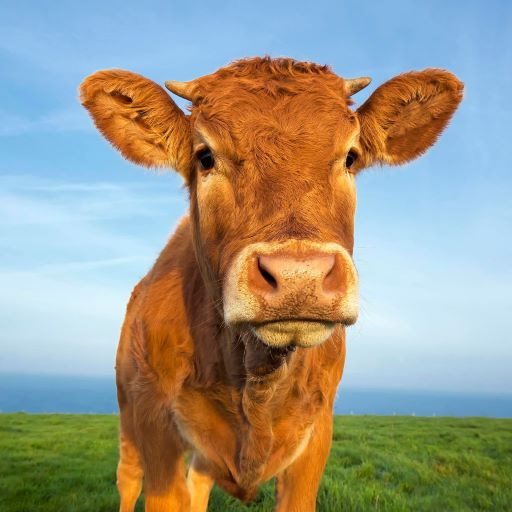
#> input picture Paper/Gambar Sample/sapi.jpg, 512 x 512 px
$ jupyter execute --allow-errors 'codingan paper.ipynb'   (older library calls are emulated)
#> lines starting #> are read from the running program, lines starting #| are printed output that depends on the picture; long printed decimals are rounded
[cell 1]
import cv2

def convert_rgb_to_hsv(image_rgb):
    image_hsv = cv2.cvtColor(image_rgb, cv2.COLOR_RGB2HSV)
    return image_hsv

# Contoh penggunaan
image_path = 'Gambar Sample/sapi.jpg'
image = cv2.imread(image_path)
#> image is the input picture: shape (512, 512, 3); mean B, G, R 135.6, 152.1, 156
image_rgb = cv2.cvtColor(image, cv2.COLOR_BGR2RGB)
image_hsv = convert_rgb_to_hsv(image_rgb)
#> in convert_rgb_to_hsv, `image_hsv = cv2.cvtColor(image_rgb, cv2.COLOR_RGB2HSV)`: image_hsv: shape (512, 512, 3); mean H, S, V 60.3, 136.7, 195.1

# Menampilkan gambar asli dan hasil konversi
#> (the rest of this cell did not finish here and is left out)

[cell 2]
from PIL import Image
from io import BytesIO
import numpy as np

def compress_image(image, quality):
#> called with quality = 50
    buffer = BytesIO()
    image.save(buffer, format="JPEG", quality=quality)
    compressed_image = Image.open(buffer)
    return np.array(compressed_image)

# Contoh penggunaan
image_pil = Image.fromarray(image_rgb)
compressed_image_50 = compress_image(image_pil, 50)

[cell 3]
from skimage.metrics import peak_signal_noise_ratio as psnr
from skimage.metrics import structural_similarity as ssim

def calculate_metrics(original, compressed):
    original_gray = cv2.cvtColor(original, cv2.COLOR_RGB2GRAY)
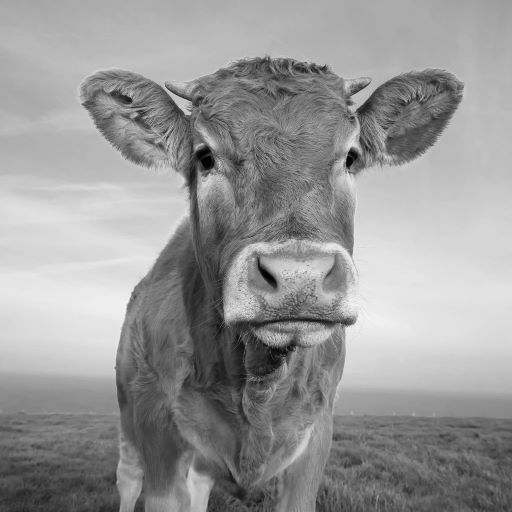
#> original_gray: shape (512, 512); min 0, max 250, mean 151.4
    compressed_gray = cv2.cvtColor(compressed, cv2.COLOR_RGB2GRAY)
    psnr_value = psnr(original_gray, compressed_gray)
#> psnr_value = 35.13
    ssim_value = ssim(original_gray, compressed_gray)
#> ssim_value = 0.945
    return psnr_value, ssim_value

# Contoh penggunaan
psnr_value, ssim_value = calculate_metrics(image_rgb, compressed_image_50)
#> psnr_value = 35.13; ssim_value = 0.945
print(f"PSNR: {psnr_value}, SSIM: {ssim_value}")
#| PSNR: 35.126, SSIM: 0.9449

[cell 4]
import cv2
import numpy as np
from PIL import Image
from io import BytesIO
import matplotlib.pyplot as plt
from skimage.metrics import peak_signal_noise_ratio as psnr
from skimage.metrics import structural_similarity as ssim

def convert_rgb_to_hsv(image):
    return cv2.cvtColor(image, cv2.COLOR_RGB2HSV)

def compress_image(image, quality):
    buffer = BytesIO()
    image.save(buffer, format="JPEG", quality=quality)
    compressed_image = Image.open(buffer)
    return np.array(compressed_image)

def calculate_metrics(original, compressed):
    original_gray = cv2.cvtColor(original, cv2.COLOR_RGB2GRAY)
    compressed_gray = cv2.cvtColor(compressed, cv2.COLOR_RGB2GRAY)
    psnr_value = psnr(original_gray, compressed_gray)
    ssim_value = ssim(original_gray, compressed_gray)
    return psnr_value, ssim_value

# Contoh penggunaan
image_path = 'Gambar Sample/semangka.jpg'
image = cv2.imread(image_path)
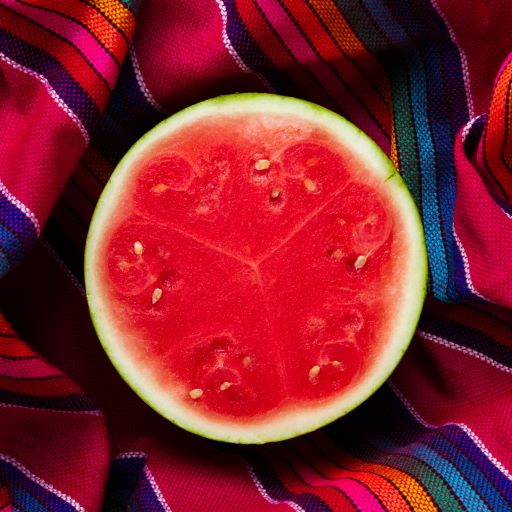
#> input picture Paper/Gambar Sample/semangka.jpg, 512 x 512 px
#> image is the input picture: shape (512, 512, 3); mean B, G, R 44.9, 32.4, 132.9
image_rgb = cv2.cvtColor(image, cv2.COLOR_BGR2RGB)

# Konversi ke HSV
image_hsv = convert_rgb_to_hsv(image_rgb)
#> in convert_rgb_to_hsv, `return cv2.cvtColor(image, cv2.COLOR_RGB2HSV)`: returned value: shape (512, 512, 3); mean H, S, V 126.4, 218.9, 137.3

# Kompresi dengan kualitas 50%
compressed_rgb = compress_image(Image.fromarray(image_rgb), 50)
compressed_hsv = compress_image(Image.fromarray(image_hsv), 50)
#> call 2 of compress_image, with quality = 50
#> in compress_image (call 2), `compressed_image = Image.open(buffer)`:
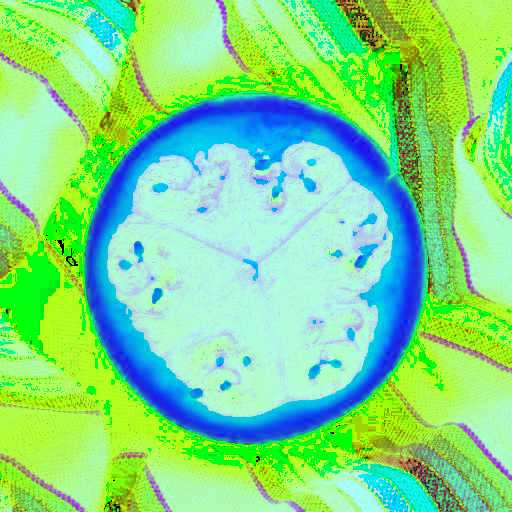
#> compressed_image: PIL image 512x512 RGB; mean R, G, B 126.8, 218.2, 137.7

# Evaluasi kualitas
psnr_rgb, ssim_rgb = calculate_metrics(image_rgb, compressed_rgb)
#> in calculate_metrics, `original_gray = cv2.cvtColor(original, cv2.COLOR_RGB2GRAY)`:
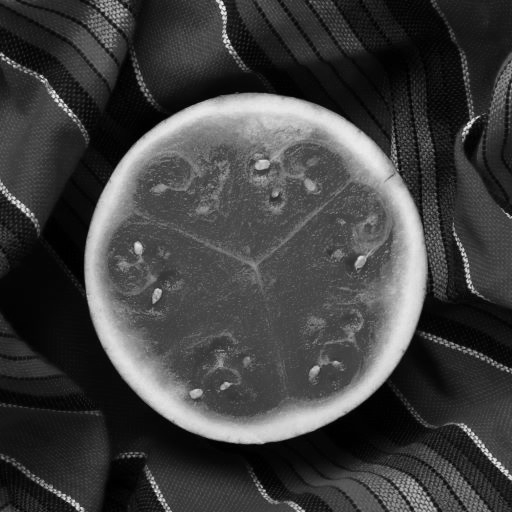
#> original_gray: shape (512, 512); min 0, max 241, mean 63.8
#> in calculate_metrics, `psnr_value = psnr(original_gray, compressed_gray)`: psnr_value = 34.35
#> in calculate_metrics, `ssim_value = ssim(original_gray, compressed_gray)`: ssim_value = 0.914
#> psnr_rgb = 34.35; ssim_rgb = 0.914
psnr_hsv, ssim_hsv = calculate_metrics(image_rgb, cv2.cvtColor(compressed_hsv, cv2.COLOR_HSV2RGB))
#> in calculate_metrics (call 2), `compressed_gray = cv2.cvtColor(compressed, cv2.COLOR_RGB2GRAY)`:
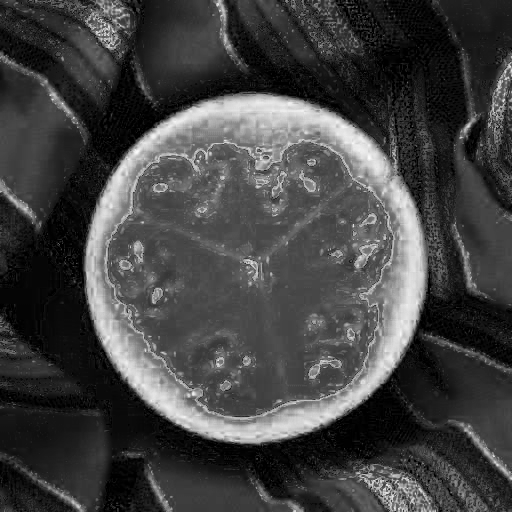
#> compressed_gray: shape (512, 512); min 0, max 252, mean 66.6
#> in calculate_metrics (call 2), `compressed_gray = cv2.cvtColor(compressed, cv2.COLOR_RGB2GRAY)`:
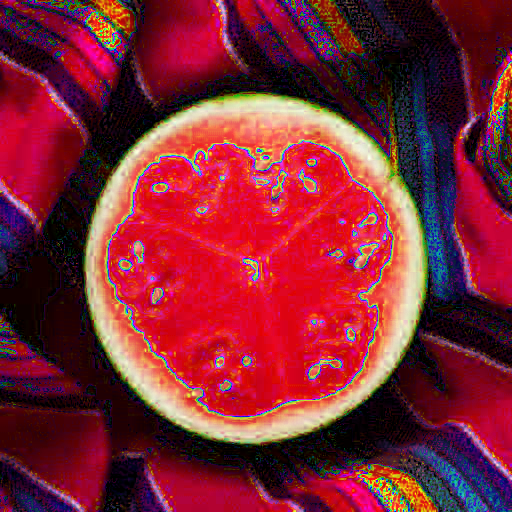
#> compressed: shape (512, 512, 3); mean R, G, B 127.6, 38.4, 51.7
#> in calculate_metrics (call 2), `psnr_value = psnr(original_gray, compressed_gray)`: psnr_value = 22.39
#> in calculate_metrics (call 2), `ssim_value = ssim(original_gray, compressed_gray)`: ssim_value = 0.517
#> psnr_hsv = 22.39; ssim_hsv = 0.517

print(f"PSNR RGB: {psnr_rgb}, SSIM RGB: {ssim_rgb}")
#| PSNR RGB: 34.346, SSIM RGB: 0.9144
print(f"PSNR HSV: {psnr_hsv}, SSIM HSV: {ssim_hsv}")
#| PSNR HSV: 22.394, SSIM HSV: 0.5169

[cell 5]
import cv2
import numpy as np
import matplotlib.pyplot as plt
from PIL import Image
from io import BytesIO

def convert_rgb_to_hsv(image_rgb):
    image_hsv = cv2.cvtColor(image_rgb, cv2.COLOR_RGB2HSV)
    return image_hsv

def compress_image(image, quality):
    buffer = BytesIO()
    image.save(buffer, format="JPEG", quality=quality)
    compressed_image = Image.open(buffer)
    return np.array(compressed_image)

# Contoh penggunaan
image_pil = Image.fromarray(image_hsv)
compressed_image_50 = compress_image(image_pil, 50)

# Contoh penggunaan
image_path = 'Gambar Sample/semangka.jpg'
image = cv2.imread(image_path)
image_rgb = cv2.cvtColor(image, cv2.COLOR_BGR2RGB)
image_hsv = convert_rgb_to_hsv(image_rgb)

# Menampilkan gambar asli dan hasil kompresi
plt.figure(figsize=(10, 5))
plt.subplot(1, 2, 1)
plt.title('Gambar Asli (RGB)')
plt.imshow(image_hsv)
plt.axis('off')

plt.subplot(1, 2, 2)
plt.title('Hasil Kompresi JPEG (50%)')
plt.imshow(compressed_image_50)
plt.axis('off')

plt.show()

# Menampilkan gambar asli dan hasil konversi
plt.figure(figsize=(10, 5))
plt.subplot(1, 2, 1)
plt.title('Gambar Asli (RGB)')
plt.imshow(image_rgb)
plt.axis('off')

plt.subplot(1, 2, 2)
plt.title('Hasil Konversi ke HSV')
plt.imshow(image_hsv)
plt.axis('off')

plt.show()

[cell 6]
from PIL import Image
from io import BytesIO
import numpy as np
import matplotlib.pyplot as plt

def compress_image(image, quality):
    buffer = BytesIO()
    image.save(buffer, format="JPEG", quality=quality)
    compressed_image = Image.open(buffer)
    return np.array(compressed_image)

# Contoh penggunaan
image_pil = Image.fromarray(image_rgb)
compressed_image_50 = compress_image(image_pil, 50)

# Menampilkan gambar asli dan hasil kompresi
plt.figure(figsize=(10, 5))
plt.subplot(1, 2, 1)
plt.title('Gambar Asli (RGB)')
plt.imshow(image_rgb)
plt.axis('off')

plt.subplot(1, 2, 2)
plt.title('Hasil Kompresi JPEG (50%)')
plt.imshow(compressed_image_50)
plt.axis('off')

plt.show()

[cell 7]
from skimage.metrics import peak_signal_noise_ratio as psnr
from skimage.metrics import structural_similarity as ssim
import cv2

def calculate_metrics(original, compressed):
    original_gray = cv2.cvtColor(original, cv2.COLOR_RGB2GRAY)
    compressed_gray = cv2.cvtColor(compressed, cv2.COLOR_RGB2GRAY)
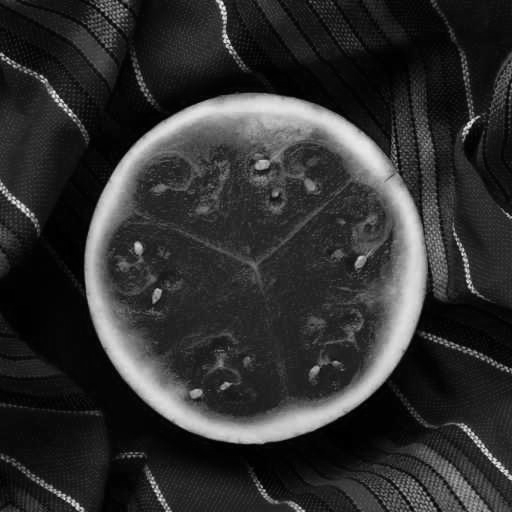
#> compressed_gray: shape (512, 512); min 0, max 239, mean 48
    psnr_value = psnr(original_gray, compressed_gray)
#> psnr_value = 21.34
    ssim_value = ssim(original_gray, compressed_gray)
#> ssim_value = 0.817
    return psnr_value, ssim_value

# Contoh penggunaan
psnr_value, ssim_value = calculate_metrics(image_rgb, cv2.cvtColor(compressed_image_50, cv2.COLOR_RGB2BGR))
#> psnr_value = 21.34; ssim_value = 0.817
print(f"PSNR: {psnr_value}, SSIM: {ssim_value}")
#| PSNR: 21.340, SSIM: 0.8167

[cell 8]
import cv2
import numpy as np
from PIL import Image
import os

def convert_rgb_to_hsv(image_rgb):
    return cv2.cvtColor(image_rgb, cv2.COLOR_RGB2HSV)

def compress_image(image, quality, output_path):
    image.save(output_path, format="JPEG", quality=quality)
    return os.path.getsize(output_path)

def calculate_compression_ratio(original_size, compressed_size):
    return original_size / compressed_size

# Load image
image_path = 'Gambar Sample/sapi.jpg'
image = cv2.imread(image_path)
image_rgb = cv2.cvtColor(image, cv2.COLOR_BGR2RGB)
image_hsv = convert_rgb_to_hsv(image_rgb)

# Convert to PIL format for compression
image_rgb_pil = Image.fromarray(image_rgb)
image_hsv_pil = Image.fromarray(image_hsv)

# Get original size in bytes
original_size = os.path.getsize(image_path)
print(f"Original size: {original_size} bytes")

# Define compression quality levels
compression_qualities = [10, 20, 30, 40, 50]

# Temporary file paths
temp_rgb_path = 'temp_rgb.jpg'
temp_hsv_path = 'temp_hsv.jpg'

# Store results
compression_results = {
    "quality": [],
    "rgb_size": [],
    "hsv_size": [],
    "rgb_ratio": [],
    "hsv_ratio": []
}

# Perform compression and calculate ratios
for quality in compression_qualities:
    rgb_size = compress_image(image_rgb_pil, quality, temp_rgb_path)
#> rgb_size = 8649
    hsv_size = compress_image(image_hsv_pil, quality, temp_hsv_path)
#> hsv_size = 7610

    rgb_ratio = calculate_compression_ratio(original_size, rgb_size)
#> rgb_ratio = 4.63
    hsv_ratio = calculate_compression_ratio(original_size, hsv_size)
#> hsv_ratio = 5.26

    compression_results["quality"].append(quality)
    compression_results["rgb_size"].append(rgb_size)
    compression_results["hsv_size"].append(hsv_size)
    compression_results["rgb_ratio"].append(rgb_ratio)
    compression_results["hsv_ratio"].append(hsv_ratio)

# Clean up temporary files
os.remove(temp_rgb_path)
os.remove(temp_hsv_path)

# Print results in a table format
import pandas as pd

df = pd.DataFrame(compression_results)
print(df)

[cell 9]
import cv2
import numpy as np
from PIL import Image
import os
from skimage.metrics import peak_signal_noise_ratio, structural_similarity
import matplotlib.pyplot as plt
import pandas as pd

def convert_rgb_to_hsv(image_rgb):
    return cv2.cvtColor(image_rgb, cv2.COLOR_RGB2HSV)

def compress_image(image, quality, output_path):
    image.save(output_path, format="JPEG", quality=quality)
    return Image.open(output_path), os.path.getsize(output_path)

def calculate_compression_ratio(original_size, compressed_size):
    return original_size / compressed_size

# Load image
image_path = 'path.png'
image = cv2.imread(image_path)
#> (the rest of this cell did not finish here and is left out)

[cell 10]
import cv2

def convert_rgb_to_hsv(image_rgb):
  image_hsv = cv2.cvtColor(image_rgb, cv2.COLOR_RGB2HSV)
  return image_hsv

# Contoh penggunaan
image_path = 'Gambar Sample/sapi.jpg'
image = cv2.imread(image_path)
image_rgb = cv2.cvtColor(image, cv2.COLOR_BGR2RGB)
image_hsv = convert_rgb_to_hsv(image_rgb)

# Menampilkan gambar asli dan hasil konversi
plt.figure(figsize=(10, 5))
plt.subplot(1, 2, 1)
plt.title('Gambar Asli (RGB)')
plt.imshow(image_rgb)
plt.axis('off')

plt.subplot(1, 2, 2)
plt.title('Hasil Konversi ke HSV')
plt.imshow(image_hsv)
plt.axis('off')

plt.show()

# Menyimpan gambar hasil konversi
save_path = 'Gambar Output/sapi_hsv.png'
cv2.imwrite(save_path, image_hsv)
print(f'Gambar hasil konversi disimpan di: {save_path}')
